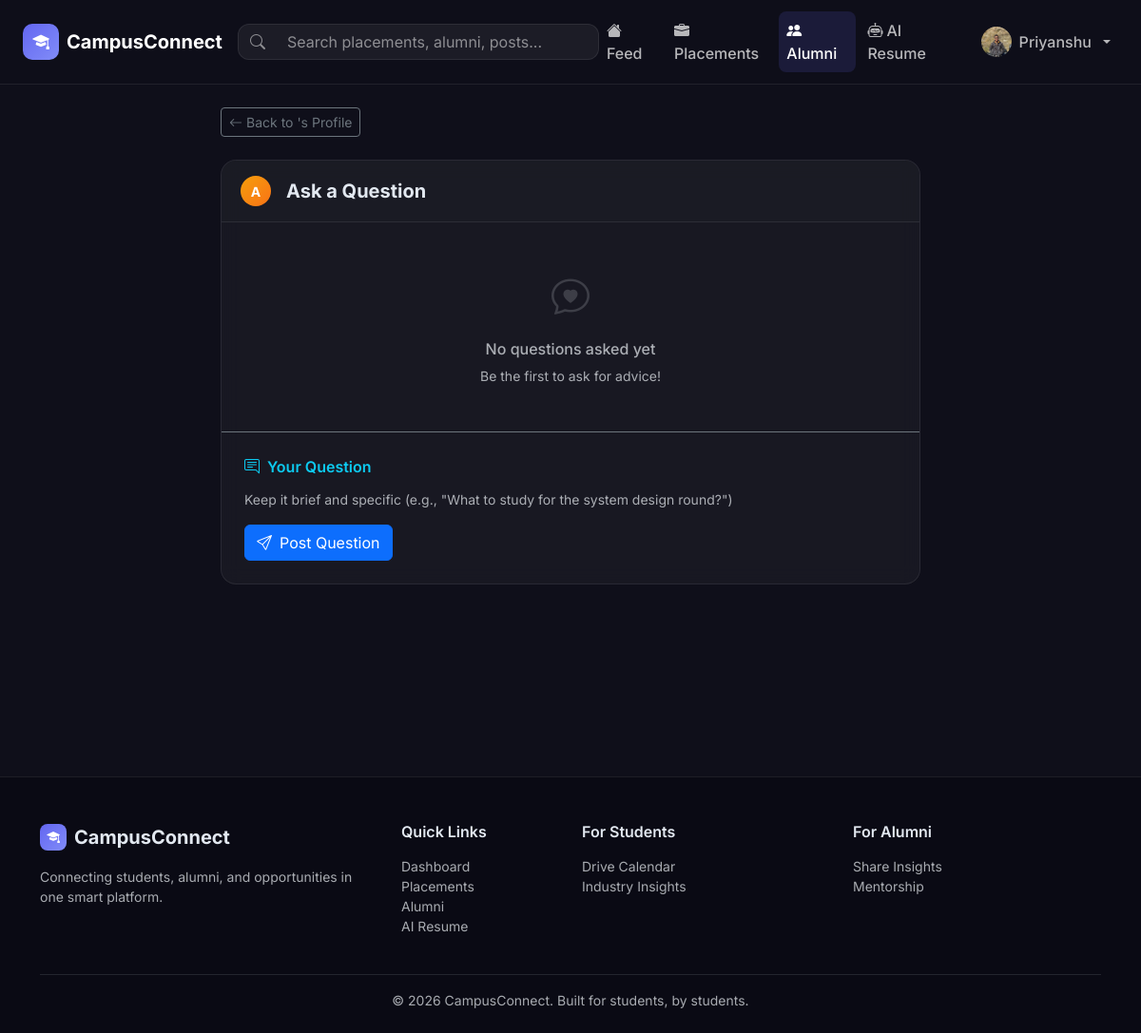
/alumni/queries/ (signed in), run on an earlier commit of the app's database.
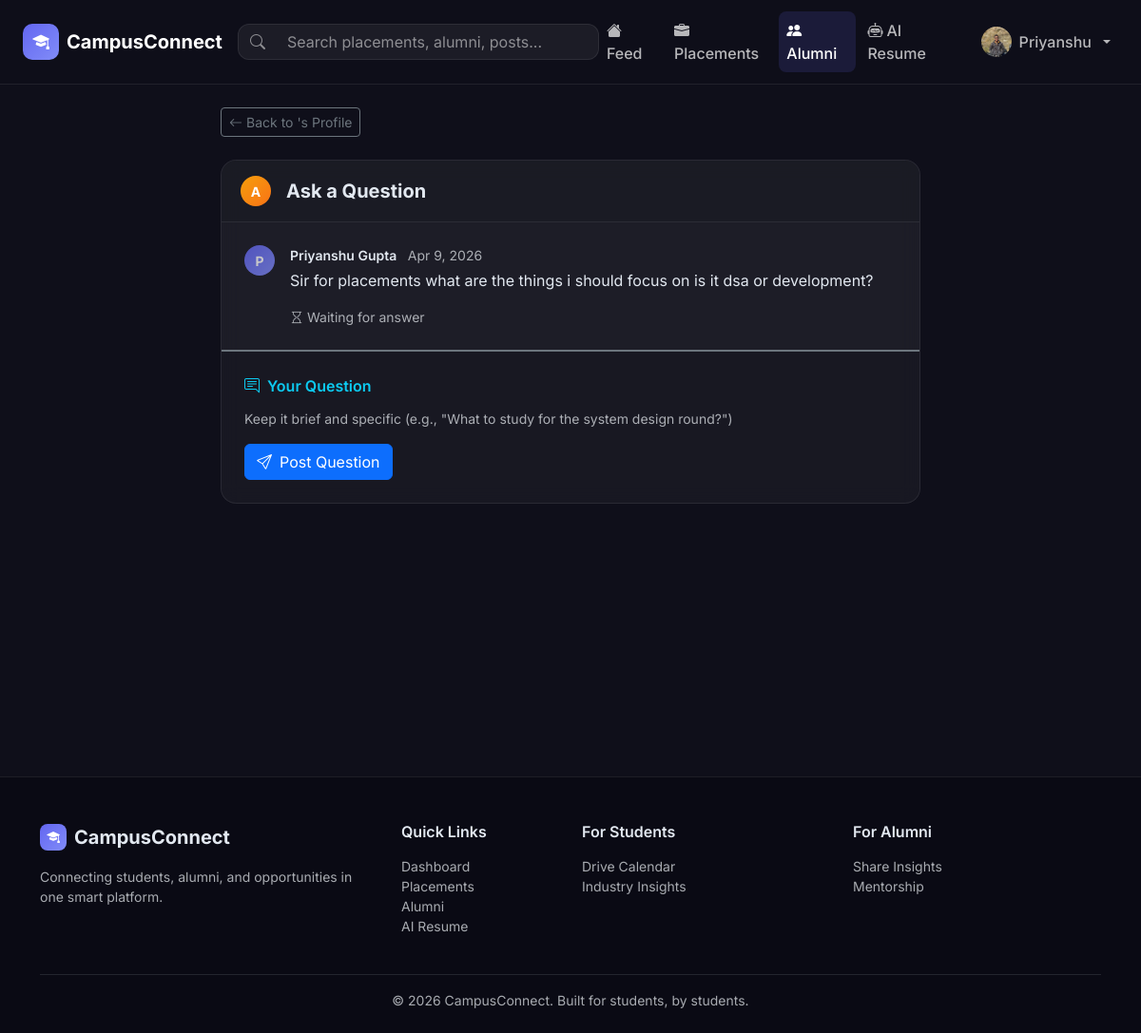
And on a later commit of the database.
### alumni/models.py (models this page shows, shortened)
class AlumniQuery(models.Model):
    from_user = models.ForeignKey(UserProfile, on_delete=models.CASCADE, related_name='queries_asked')
    to_alumni = models.ForeignKey(UserProfile, on_delete=models.CASCADE, related_name='queries_received')
    question = models.TextField(max_length=2000)
    answer = models.TextField(blank=True)
    is_answered = models.BooleanField(default=False)
    is_public = models.BooleanField(default=True, help_text='Show as public Q&A for others to see')
    created_at = models.DateTimeField(auto_now_add=True)
    answered_at = models.DateTimeField(null=True, blank=True)
    class Meta:
        ordering = ['-created_at']

### accounts/models.py (models this page shows, shortened)
class UserProfile(AbstractUser):
    USER_TYPE_CHOICES = [
        ('student', 'Student'),
        ('alumni', 'Alumni'),
        ('admin', 'Admin'),
    ]
    BRANCH_CHOICES = [
        ('CSE', 'Computer Science & Engineering'),
        ('ECE', 'Electronics & Communication Engineering'),
        ('EEE', 'Electrical & Electronics Engineering'),
        ('ME', 'Mechanical Engineering'),
        ('CE', 'Civil Engineering'),
        ('IT', 'Information Technology'),
        ('CHE', 'Chemical Engineering'),
        ('BT', 'Biotechnology'),
        ('OTHER', 'Other'),
    ]
    user_type = models.CharField(max_length=10, choices=USER_TYPE_CHOICES, default='student')
    profile_pic = models.ImageField(upload_to='profile_pics/', null=True, blank=True)
    bio = models.TextField(blank=True, max_length=500)
    branch = models.CharField(max_length=10, choices=BRANCH_CHOICES, blank=True)
    semester = models.IntegerField(null=True, blank=True)  # for students
    graduation_year = models.IntegerField(null=True, blank=True)  # for alumni
    current_company = models.CharField(max_length=200, blank=True)  # for alumni
    current_role = models.CharField(max_length=200, blank=True)  # for alumni
    skills = models.ManyToManyField(Skill, blank=True)
    resume = models.FileField(upload_to='resumes/', null=True, blank=True)
    github_url = models.URLField(blank=True)
    linkedin_url = models.URLField(blank=True)
    portfolio_url = models.URLField(blank=True)
    is_verified = models.BooleanField(default=False)
    profile_completed = models.BooleanField(default=False)
    college_email = models.EmailField(blank=True)
    cgpa = models.DecimalField(max_digits=4, decimal_places=2, null=True, blank=True)
    @property
    def is_alumni(self):
        return self.user_type == 'alumni'

### alumni/views.py (the view)
# urls.py: path('queries/', views.my_queries, name='my_queries'),
@login_required
def my_queries(request):
    if request.user.is_alumni:
        queries = AlumniQuery.objects.filter(to_alumni=request.user)
    else:
        queries = AlumniQuery.objects.filter(from_user=request.user)
    return render(request, 'alumni/queries.html', {'queries': queries})

### templates/alumni/queries.html (shortened to what this page needs)
{% extends 'base.html' %}
{% load crispy_forms_tags %}
{% block content %}
<div class="container py-4">
  <div class="row justify-content-center">
    <div class="col-lg-8">
      <a href="{% url 'accounts:profile' alumni.pk %}" class="btn btn-sm btn-outline-secondary mb-4">
        <i class="bi bi-arrow-left me-1"></i>Back to {{ alumni.first_name }}'s Profile
      </a>
      <div class="cc-card mb-4 overflow-hidden">
        <div class="cc-card-header bg-dark bg-opacity-25 py-3">
          <div class="d-flex align-items-center gap-3">
            <div class="avatar-placeholder-sm" style="background: linear-gradient(135deg, #f59e0b, #f97316)">{{ alumni.first_name|first|upper|default:"A" }}</div>
            <h5 class="fw-bold mb-0">Ask {{ alumni.first_name }} a Question</h5>
          </div>
        </div>
        <div class="card-body p-0">
          {% for q in queries %}
          <div class="p-4 border-bottom border-secondary" style="background: rgba(255,255,255,0.02)">
            <div class="d-flex gap-3 mb-3">
              <div class="avatar-placeholder-sm opacity-75">{{ q.from_user.first_name|first|upper|default:"U" }}</div>
              <div class="flex-grow-1">
                <div class="fw-semibold small">{{ q.from_user.get_full_name|default:q.from_user.username }} <span class="text-muted fw-normal ms-2">{{ q.created_at|date:"M j, Y" }}</span></div>
                <p class="mb-0 mt-1">{{ q.question }}</p>
              </div>
            </div>
            {% if q.answer %}
            <div class="d-flex gap-3 ms-md-5 p-3 rounded border border-warning border-opacity-25" style="background: rgba(245,158,11,0.05)">
              <div class="flex-grow-1">
                <div class="d-flex justify-content-between align-items-center mb-1">
                  <div class="fw-semibold text-warning small"><i class="bi bi-reply-fill me-1"></i>{{ alumni.first_name }} replied</div>
                  {% if q.answered_at %}<small class="text-muted">{{ q.answered_at|date:"M j, Y" }}</small>{% endif %}
                </div>
                <p class="mb-0 text-light mt-1">{{ q.answer }}</p>
              </div>
            </div>
            {% else %}
            <div class="ms-md-5 mt-2 text-muted small"><i class="bi bi-hourglass me-1"></i>Waiting for answer</div>
            {% endif %}
          </div>
          {% empty %}
          <div class="p-5 text-center text-muted">
            <i class="bi bi-chat-heart fs-1 d-block mb-3 opacity-25"></i>
            <h6>No questions asked yet</h6>
            <p class="small mb-0">Be the first to ask {{ alumni.first_name }} for advice!</p>
          </div>
          {% endfor %}
        </div>
        {% if user.is_authenticated and user != alumni %}
        <div class="card-footer p-4 border-top border-secondary">
          <form method="post">
            <div class="mb-3">
              <label class="form-label fw-semibold text-info"><i class="bi bi-chat-right-text me-2"></i>Your Question</label>
              <div class="form-text text-muted">Keep it brief and specific (e.g., "What to study for the system design round?")</div>
            </div>
            <button type="submit" class="btn btn-primary"><i class="bi bi-send me-2"></i>Post Question</button>
          </form>
        </div>
        {% endif %}
      </div>
    </div>
  </div>
</div>
{% endblock %}

What changed in the data, as far as the page shows it:
added AlumniQuery: from_user.first_name|first "P", from_user.get_full_name "Priyanshu Gupta", created_at "Apr 9, 2026", question "Sir for placements what are the things i should focus on is it dsa or development?", answer "Waiting for answer"
Also different on the page:
text no longer shown: "No questions asked yet Be the first to ask for advice!"
